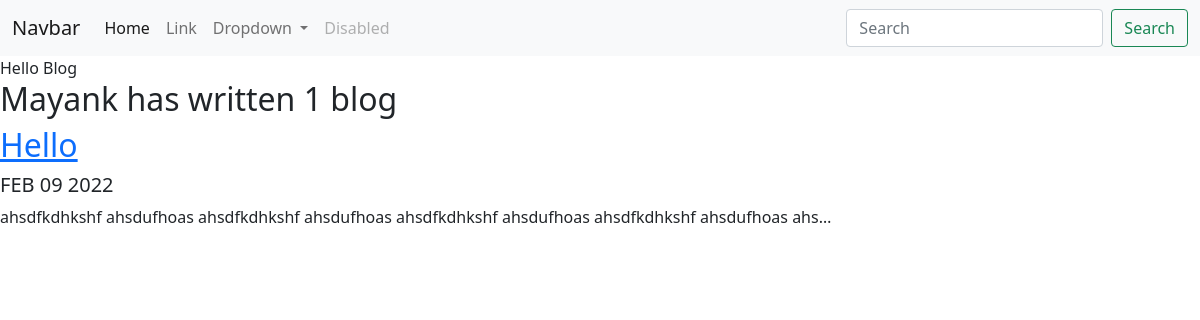
Screenshot of /blog/ with the database file from the repository.
### blog/models.py (models this page shows, shortened)
class Blog(models.Model):
    title = models.CharField(max_length=200)
    description = models.TextField()
    date = models.DateField()

### blog/views.py (the view)
# urls.py: path('', views.all_blogs, name='all_blogs'),
def all_blogs(request):
    blogs = Blog.objects.order_by('-date')
    return render(request, 'blog/all_blogs.html', {'blogs': blogs})

### blog/templates/blog/all_blogs.html (shortened to what this page needs)
{% extends 'portfolio/base.html' %}
{% block content %}
    Hello Blog
    <h2> Mayank has written {{ blogs.count }} blog{{ blogs.count|pluralize }} </h2>
    {% for blog in blogs %}
    <a href="{% url 'blog:detail' blog.id %}"><h2>{{ blog.title }}</h2></a>
    <h5>{{ blog.date|date:'M d Y'|upper }}</h5>
    <p>{{ blog.description|striptags|truncatechars:100 }}</p>
    {% endfor %}
{% endblock %}

### rows the page displays
Blog: title "Hello", date "FEB 09 2022", description "ahsdfkdhkshf ahsdufhoas ahsdfkdhkshf ahsdufhoas ahsdfkdhkshf ahsdufhoas ahsdfkdhkshf ahsdufhoas ahs…"

### other values shown
{{ blogs.count }} "1"
